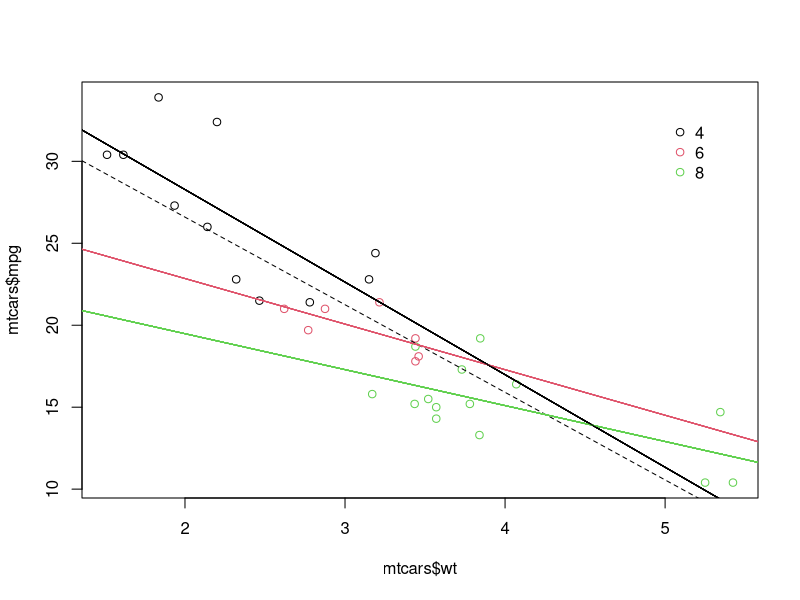

Recreate this plot in R. (Note: this script raises an error after producing the figure.)
# Convert cyl to factor (don't need to change)
mtcars$cyl <- as.factor(mtcars$cyl)

# Example from base R (don't need to change)
plot(mtcars$wt, mtcars$mpg, col = mtcars$cyl)
abline(lm(mpg ~ wt, data = mtcars), lty = 2)
lapply(mtcars$cyl, function(x) {
  abline(lm(mpg ~ wt, mtcars, subset = (cyl == x)), col = x)
  })
legend(x = 5, y = 33, legend = levels(mtcars$cyl),
       col = 1:3, pch = 1, bty = "n")

# Plot 1: add geom_point() to this command to create a scatter plot
ggplot(mtcars, aes(x = wt, y = mpg, col = cyl)) +
  geom_point()

# Plot 2: include the lines of the linear models, per cyl
ggplot(mtcars, aes(x = wt, y = mpg, col = cyl)) +
  geom_point() +
  geom_smooth(method = "lm", se = FALSE)

# Plot 3: include a lm for the entire dataset in its whole
ggplot(mtcars, aes(x = wt, y = mpg, col = cyl)) +
  geom_point() +
  geom_smooth(method = "lm", se = FALSE) +
  geom_smooth(aes(group = 1), method = "lm", se = FALSE, linetype = 2)
